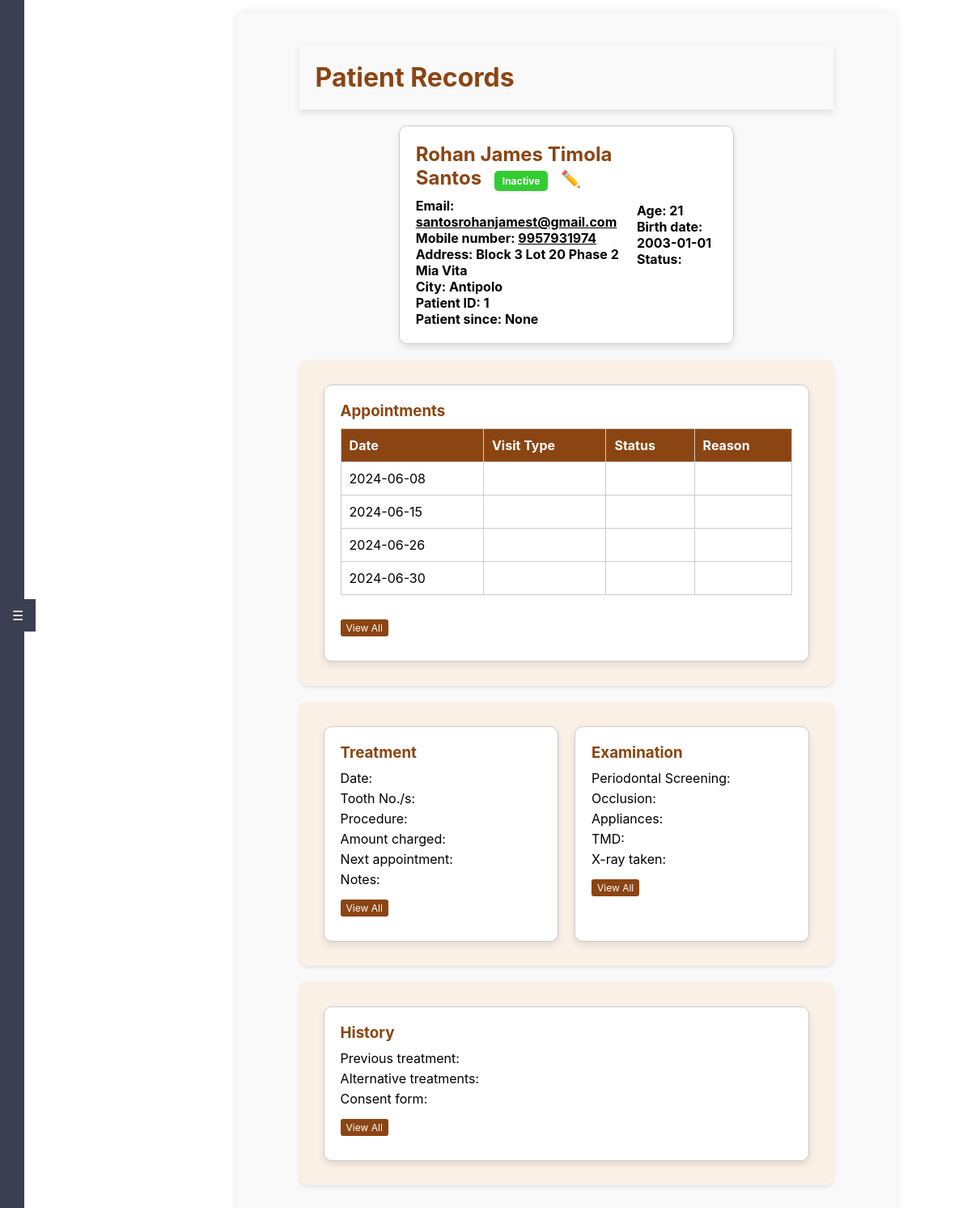
The app's page /overview/1, older data.
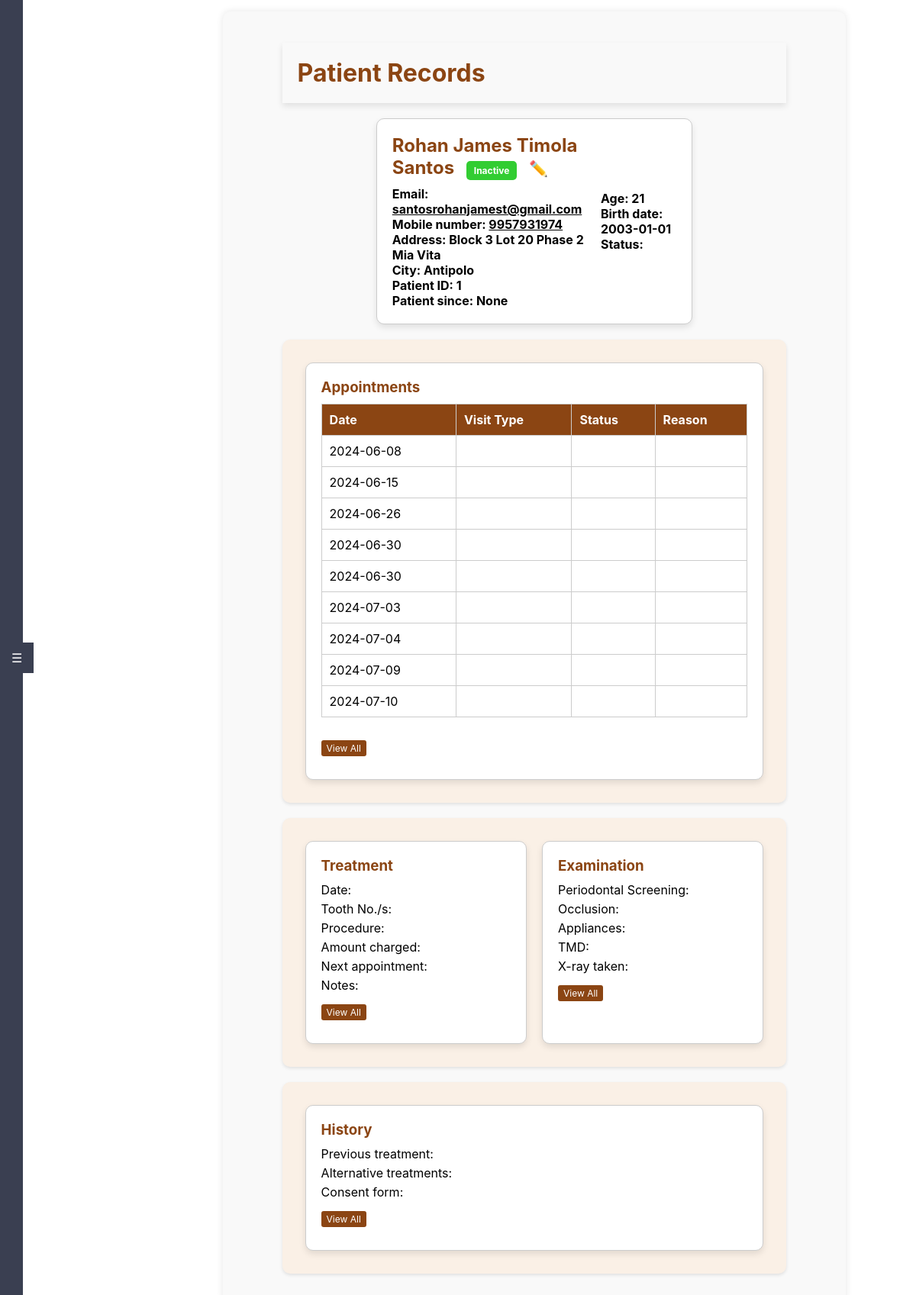
The same page, newer data.
### tables this page shows
CREATE TABLE "patients" (
	"patient_id"	INTEGER,
	"econtact_id"	INTEGER,
	"estatus_id"	INTEGER,
	"patient_number"	TEXT,
	"first_name"	TEXT NOT NULL,
	"middle_name"	TEXT,
	"last_name"	TEXT NOT NULL,
	"dob"	NUMERIC NOT NULL,
	"phone"	INTEGER,
	"email"	TEXT UNIQUE,
	"address"	TEXT,
	"city"	TEXT,
	"next_appointment"	DATE,
	"last_appointment"	DATE,
	"register_date"	DATE,
	"medical_conditions"	TEXT,
	"current_medication"	TEXT,
	"gender"	TEXT,
	"marital_status"	TEXT,
	PRIMARY KEY("patient_id" AUTOINCREMENT),
	FOREIGN KEY("estatus_id") REFERENCES "employmentStatus"("estatus_id"),
	FOREIGN KEY("econtact_id") REFERENCES "emergency_contacts"("econtact_id")
);

CREATE TABLE "Appointments" (
	"appointment_id"	INTEGER,
	"consultation_id"	INTEGER,
	"patient_id"	INTEGER,
	"dentist_id"	INTEGER,
	"appointment_date"	DATE NOT NULL,
	"start_time"	TIME NOT NULL,
	"end_time"	TIME NOT NULL,
	"status_id"	INTEGER,
	"chief_complaints"	TEXT,
	"procedures"	TEXT,
	"appointment_type"	TEXT NOT NULL,
	FOREIGN KEY("dentist_id") REFERENCES "dentists"("dentist_id"),
	PRIMARY KEY("appointment_id" AUTOINCREMENT),
	FOREIGN KEY("consultation_id") REFERENCES "Consultations"("consultation_id"),
	FOREIGN KEY("status_id") REFERENCES "Appointments"("status_id"),
	FOREIGN KEY("patient_id") REFERENCES "patients"("patient_id")
);

### app.py (the view)
@app.route('/overview/<int:patient_id>')
def overview(patient_id):
    conn = get_db_connection()
    patient = conn.execute('SELECT * FROM patients WHERE patient_id = ?', (patient_id,)).fetchone()
    if patient is None:
        flash('Patient not found!', 'danger')
        return redirect(url_for('dashboard'))
    birth_date = datetime.strptime(patient['dob'], '%Y-%m-%d')
    today = datetime.today()
    age = today.year - birth_date.year - ((today.month, today.day) < (birth_date.month, birth_date.day))
    patient = dict(patient)
    patient['age'] = age
    appointments = conn.execute('SELECT * FROM appointments WHERE patient_id = ?', (patient_id,)).fetchall()
    treatment = conn.execute('SELECT * FROM treatments WHERE patient_id = ?', (patient_id,)).fetchone()
    examination = conn.execute('SELECT * FROM examinations WHERE patient_id = ?', (patient_id,)).fetchone()
    medical_history = conn.execute('SELECT * FROM medical_history WHERE patient_id = ?', (patient_id,)).fetchone()
    conn.close()
    return render_template('overview.html',
                           patient=patient,
                           appointments=appointments,
                           treatment=treatment or {},
                           examination=examination or {},
                           medical_history=medical_history or {})

### app.py (called while the page is built)
def get_db_connection():
    conn = sqlite3.connect(app.config['DATABASE'], timeout=30)
    conn.execute('PRAGMA journal_mode=WAL')
    conn.row_factory = sqlite3.Row
    return conn

### templates/overview.html (shortened to what this page needs)
<!DOCTYPE html>
<html lang="en">
<head>
    <link rel="stylesheet" href="{{ url_for('static', filename='styles.css') }}">
</head>
<body class="overview-page">
    <div class="sidebar-tab" id="sidebarTab">☰</div>
    <div id="sidebar" class="sidebar">
        <ul>
            <li><a href="{{ url_for('dashboard') }}">Dashboard</a></li>
            <li><a href="#">Profile</a></li>
            <li><a href="{{ url_for('users') }}">Users</a></li>
            <li><a href="#">Treatment</a></li>
            <li><a href="#">Maintenance</a></li>
            <li><a href="{{ url_for('inventory') }}">Inventory</a></li>
            <li><a href="{{ url_for('reports') }}">Reports</a></li>
            <li><a href="#">Payments</a></li>
            <br>
            <br>
            <br>
            <br>
            <br>
            <br>
            <li><a href="#">Help</a></li>
            <li><a href="#">About</a></li>
            <li><a href="{{ url_for('logout') }}">Logout</a></li>
        </ul>
    </div>
    <div class="main-content">
        <div class="container">
            <h1 class="header">Patient Records</h1>
            <div class="patient-info box">
                <div>
                    <h2>{{ patient.first_name }} {{ patient.middle_name }} {{ patient.last_name }}
                        <span class="status-badge">{{ 'Active' if patient.is_active else 'Inactive' }}</span>
                        <a href="#" class="edit-btn">✏️</a>
                    </h2>
                    <p>Email: <a href="mailto:{{ patient.email }}">{{ patient.email }}</a></p>
                    <p>Mobile number: <a href="tel:{{ patient.phone }}">{{ patient.phone }}</a></p>
                    <p>Address: {{ patient.address }}</p>
                    <p>City: <strong>{{ patient.city }}</strong></p>
                    <p>Patient ID: {{ patient.patient_id }}</p>
                    <p>Patient since: {{ patient.register_date }}</p>
                </div>
                <div>
                    <p>Age: {{ patient.age }}</p>
                    <p>Birth date: {{ patient.dob }}</p>
                    <p>Status: {{ patient.status }}</p>
                </div>
            </div>
            <div class="section">
                <div class="box">
                    <h3>Appointments</h3>
                    <table class="appointment-table">
                        <thead>
                            <tr>
                                <th>Date</th>
                                <th>Visit Type</th>
                                <th>Status</th>
                                <th>Reason</th>
                            </tr>
                        </thead>
                        <tbody>
                            {% for appointment in appointments %}
                            <tr>
                                <td>{{ appointment.appointment_date }}</td>
                                <td>{{ appointment.visit_type }}</td>
                                <td><span class="appointment-status" style="background-color: {{ appointment.status_color }};">{{ appointment.status }}</span></td>
                                <td>{{ appointment.reason }}</td>
                            </tr>
                            {% endfor %}
                        </tbody>
                    </table>
                    <a href="#" class="view-all-btn">View All</a>
                </div>
            </div>
            <div class="section">
                <div class="box">
                    <h3>Treatment</h3>
                    <p>Date: {{ treatment.date }}</p>
                    <p>Tooth No./s: {{ treatment.tooth_numbers }}</p>
                    <p>Procedure: {{ treatment.procedure }}</p>
                    <p>Amount charged: {{ treatment.amount_charged }}</p>
                    <p>Next appointment: {{ treatment.next_appointment }}</p>
                    <p>Notes: {{ treatment.notes }}</p>
                    <a href="#" class="view-all-btn">View All</a>
                </div>
                <div class="box">
                    <h3>Examination</h3>
                    <p>Periodontal Screening: {{ examination.periodontal_screening }}</p>
                    <p>Occlusion: {{ examination.occlusion }}</p>
                    <p>Appliances: {{ examination.appliances }}</p>
                    <p>TMD: {{ examination.tmd }}</p>
                    <p>X-ray taken: {{ examination.xray }}</p>
                    <a href="{{ url_for('intraoral_exam', patient_id=patient.patient_id) }}" class="view-all-btn">View All</a>
                </div>
            </div>
            <div class="section">
                <div class="box">
                    <h3>History</h3>
                    <p>Previous treatment: {{ medical_history.previous_treatment }}</p>
                    <p>Alternative treatments: {{ medical_history.alternative_treatments }}</p>
                    <p>Consent form: {{ medical_history.consent_form }}</p>
                    <a href="#" class="view-all-btn">View All</a>
                </div>
            </div>
        </div>
    </div>
</body>
</html>

Row changes from the older to the newer data that the page shows:
added Appointments: appointment_date "2024-06-30"
added Appointments: appointment_date "2024-07-03"
added Appointments: appointment_date "2024-07-04"
added Appointments: appointment_date "2024-07-09"
added Appointments: appointment_date "2024-07-10"
